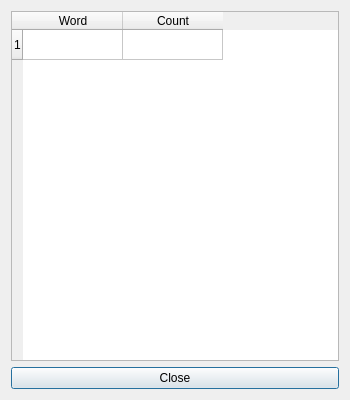
<?xml version="1.0" encoding="UTF-8"?>
<ui version="4.0">
    <class>WordFrequencyDialog</class>
    <widget class="QDialog" name="WordFrequencyDialog">
        <property name="windowTitle">
            <string>Word Frequency</string>
        </property>
        <property name="geometry">
            <rect>
                <x>0</x>
                <y>0</y>
                <width>350</width>
                <height>400</height>
            </rect>
        </property>
        <layout class="QVBoxLayout">
            <item>
                <widget class="QTableWidget" name="frequencyTable">
                    <property name="columnCount">
                        <number>2</number>
                    </property>
                    <row/>
                    <column>
                        <property name="text">
                            <string>Word</string>
                        </property>
                    </column>
                    <column>
                        <property name="text">
                            <string>Count</string>
                        </property>
                    </column>
                </widget>
            </item>
            <item>
                <widget class="QPushButton" name="closeButton">
                    <property name="text">
                        <string>Close</string>
                    </property>
                </widget>
            </item>
        </layout>
    </widget>
</ui>
